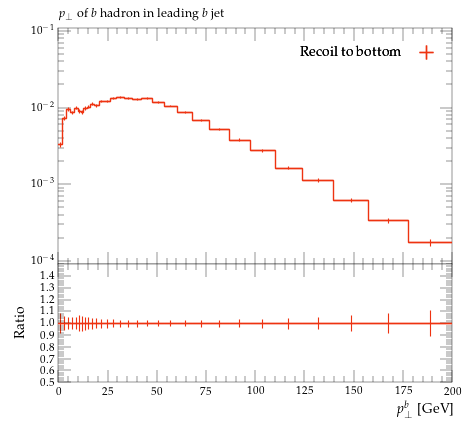

The script that saved this image:
#! /usr/bin/env python

# This Python script was auto-generated using YODA v2.0.2.
# Analysis object: /MC_HFJETS/ptBHadrLead
# Timestamp: 29-07-2026 (16:22:27)

import matplotlib as mpl
import matplotlib.pyplot as plt
mpl.use('Agg') # comment out for interactive use
import os
import numpy as np

plotDir = os.path.split(os.path.realpath(__file__))[0]
if 'YODA_USER_PLOT_PATH' in globals():
    plot_outdir = globals()['YODA_USER_PLOT_PATH']
else:
    plot_outdir = plotDir

#plot style
plt.style.use(os.path.join(plotDir, '../default.mplstyle'))
# plot metadata
figW, figH = plt.rcParams['figure.figsize']
ax_xLabel = r'$p_\perp^b$ [GeV]'
ax_yLabel = r''
ax_title  = r'$p_\perp$ of $b$ hadron in leading $b$ jet'
ax_xScale = 'linear'
ax_yScale = 'log'
xLims = (0.0, 200.0)
yLims = (9e-05, 0.11000000000000001)

# TeX-friendly labels for the legend
labels = {
    'legend' : ([ r"Recoil to bottom" ], r""),
}

# Adjust canvas width and height
canvasW = 10.0
canvasH = 9.0
figW *= canvasW/10.
figH *= canvasH/9.

# Create figure and axis objects
fig, (ax, ratio0_ax) = plt.subplots(2, 1, sharex=True,
                  figsize=(figW,figH), gridspec_kw={'height_ratios': (6.0, 3.0)})

# Set figure margins
plt.subplots_adjust(
    left   = 1.0 * plt.rcParams['figure.subplot.left'],
    right  = 1.0 * plt.rcParams['figure.subplot.right'],
    top    = 1.0 * plt.rcParams['figure.subplot.top'],
    bottom = 1.0 * plt.rcParams['figure.subplot.bottom'])

ratio0_ax.yaxis.set_major_locator(mpl.ticker.MultipleLocator(0.1))
ratio0_ax.set_ylim(0.5, 1.4999)
ratio0_ax.set_ylabel('Ratio')

# the numerical data is stored in a separate file
dataf = dict()
prefix = os.path.split(__file__)[0]
if prefix:    prefix = prefix + '/'
exec(open(prefix+'ptBHadrLead__data.py').read(), dataf)


legend_handles = dict() # keep track of handles for the legend

# style options for curves
# starts at zorder>=5 to draw curve on top of legend
styles = {
  'recoil_b': {
    'color' : '#EE3311',
    'linestyle' : '-',
    'linewidth' : 1,
    'marker' : 'none',
    'markersize' : 2,
    'capsize' : 0.0,
    'zorder' : 5,
    'histstyle' : 1,
    'drawstyle' : 'steps-pre',
    'xerrorbars' : 1,
    'yerrorbars' : 1,
    'fillcolor' : None,
    'fillopacity' : 1.0,
    'ratio0_linestyle' : '-',
    'ratio0_linewidth' : 1,
    'ratio0_marker' : 'none',
    'ratio0_markersize' : 2,
    'ratio0_capsize' : 0.0,
    'ratio0_zorder' : 5,
    'ratio0_histstyle' : 1,
    'ratio0_drawstyle' : 'steps-pre',
    'ratio0_xerrorbars' : 1,
    'ratio0_yerrorbars' : 1,
  },
}

# curve from input yoda files in main panel
for label, yvals in dataf['yvals'].items():
    if all(np.isnan(v) for v in dataf['yvals'][label]):
        continue
    tmp = None
    if styles[label]['histstyle']: # draw as histogram
        xpos = dataf['xedges'][label] if styles[label]['drawstyle'] else dataf['xpoints'][label]
        ypos = np.insert(yvals, 0, yvals[0]) if styles[label]['drawstyle'] else yvals
        if styles[label]['fillcolor']: # fill area below curve
            ax.fill_between(xpos, ypos, step='pre',
                            color=styles[label]['fillcolor'],
                            alpha=styles[label]['fillopacity'])
        tmp, = ax.plot(xpos, ypos,
                       color=styles[label]['color'],
                       linestyle=styles[label]['linestyle'],
                       linewidth=styles[label]['linewidth'],
                       drawstyle=styles[label]['drawstyle'], solid_joinstyle='miter',
                       zorder=styles[label]['zorder'], label=label)
    tmp = ax.errorbar(dataf['xpoints'][label], yvals,
                      xerr=np.array(dataf['xerrs'][label])*styles[label]['xerrorbars'],
                      yerr=np.array(dataf['yerrs'][label])*styles[label]['yerrorbars'],
                      fmt=styles[label]['marker'], capsize=styles[label]['capsize'],
                      markersize=styles[label]['markersize'],
                      ecolor=styles[label]['color'],
                      color=styles[label]['color'], zorder=styles[label]['zorder'])
    tmp[-1][0].set_linestyle(styles[label]['linestyle'])
    tmp[-1][0].set_linewidth(styles[label]['linewidth'])
    if label in dataf['add_legend_handle']:  legend_handles[label] = tmp
    for varLabel in dataf['variation_yvals'].keys():
        if varLabel.startswith(label):
            tmp, = ax.plot(dataf['xedges'][label], dataf['variation_yvals'][varLabel],
                           color=styles[label]['color'],
                           linestyle=styles[label]['linestyle'],
                           linewidth=styles[label]['linewidth'],
                           drawstyle='steps-pre', solid_joinstyle='miter',
                           zorder=styles[label]['zorder'], alpha=0.5)


# plots on ratio panel
# curve from input yoda files in ratio panel
for label, yvals in dataf['ratio0_yvals'].items():
    if all(np.isnan(v) for v in yvals):
        continue
    if styles[label]['ratio0_histstyle']: # plot as histogram
        xpos = dataf['xedges']['recoil_b'] if styles[label]['ratio0_drawstyle'] else dataf['xpoints']['recoil_b']
        ypos = np.insert(yvals, 0, yvals[0]) if styles[label]['ratio0_drawstyle'] else yvals
        ratio0_ax.plot(xpos, ypos,
                       color=styles[label]['color'],
                       linewidth=styles[label]['linewidth'],
                       linestyle=styles[label]['ratio0_linestyle'],
                       drawstyle=styles[label]['ratio0_drawstyle'], zorder=styles[label]['zorder'],
                       solid_joinstyle='miter')
    tmp = ratio0_ax.errorbar(dataf['xpoints']['recoil_b'], yvals,
                             xerr=np.array(dataf['ref_xerrs'])*styles[label]['ratio0_xerrorbars'],
                             yerr=np.array(dataf['ratio0_yerrs'][label])*styles[label]['ratio0_yerrorbars'],
                             fmt=styles[label]['ratio0_marker'], capsize=styles[label]['ratio0_capsize'],
                             markersize=styles[label]['ratio0_markersize'],
                             ecolor=styles[label]['color'],
                             color=styles[label]['color'])
    tmp[-1][0].set_linestyle(styles[label]['ratio0_linestyle'])
    tmp[-1][0].set_linewidth(styles[label]['ratio0_linewidth'])

    for varlabel in dataf['ratio0_variation_vals'].keys():
        if varlabel.startswith(label):
            ratio0_ax.plot(dataf['xedges']['recoil_b'],
                            dataf['ratio0_variation_vals'][varlabel],
                            color=styles[label]['color'],
                            linestyle=styles[label]['linestyle'],
                            linewidth=styles[label]['linewidth'],
                            drawstyle='steps-pre', solid_joinstyle='miter',
                            zorder=1, alpha=0.5)

legend_items = list(legend_handles.values())
ax.add_artist(ax.legend(legend_items,
                        labels['legend'][0],
                        title=labels['legend'][1],
                        alignment='right',
                        loc='upper right',
                        bbox_to_anchor=(1.0, 0.97),markerfirst=False))

# set plot metadata as defined above
ratio0_ax.set_xlabel(ax_xLabel)
ratio0_ax.xaxis.set_label_coords(1., -0.15)
ax.set_ylabel(ax_yLabel, ha='right', va='top')
ax.yaxis.set_label_coords(-0.11, 1.0)
ax.set_title(ax_title, loc='left')
ax.set_xscale(ax_xScale)
ax.set_yscale(ax_yScale)
ax.set_xlim(xLims)
ax.set_ylim(yLims)

# tick formatting
plt.rcParams['xtick.top'] = True
plt.rcParams['ytick.right'] = True
ax.yaxis.set_major_locator(mpl.ticker.LogLocator(base=10.0, numticks=np.inf))
ax.yaxis.set_minor_locator(mpl.ticker.LogLocator(
                           base=10.0, subs=np.arange(0.1, 1, 0.1), numticks=np.inf))
fig.align_ylabels((ax, ratio0_ax))
plt.savefig(os.path.join(plot_outdir, 'ptBHadrLead.pdf'), format='PDF')
plt.savefig(os.path.join(plot_outdir, 'ptBHadrLead.png'), format='PNG')

plt.close(fig)
